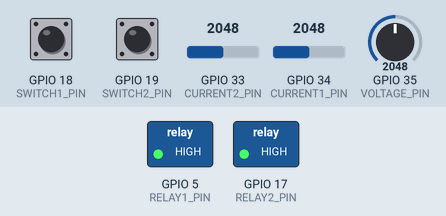
Recording of a sketch running on a simulated ESP32. On the bench: switched loads named in the sketch (green lamp = pin HIGH). The inputs (shaded band) are chosen by the test bench; at power-on: GPIO 18 (SWITCH1_PIN) HIGH, GPIO 19 (SWITCH2_PIN) HIGH, GPIO 33 (CURRENT2_PIN) = 2048, GPIO 34 (CURRENT1_PIN) = 2048, GPIO 35 (VOLTAGE_PIN) = 2048 (analog values on the 0–4095 scale). What the sketch prints to the serial monitor is not drawn.

Above: at 5.0 s.
5.1 s: GPIO 18 (SWITCH1_PIN) pulled LOW for 3.2 s
At 8.2 s:
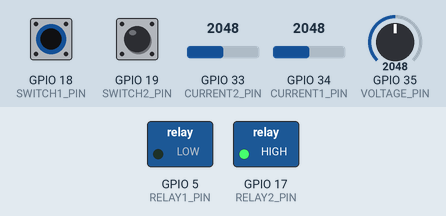
12.3 s: GPIO 19 (SWITCH2_PIN) pulled LOW for 3.2 s
At 14.5 s:
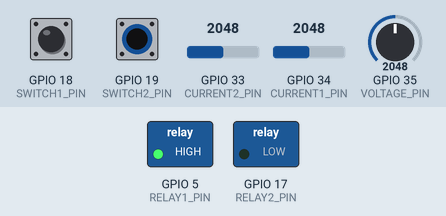
19.2 s: GPIO 18 (SWITCH1_PIN) driven LOW and GPIO 19 (SWITCH2_PIN) driven LOW
At 22.0 s:
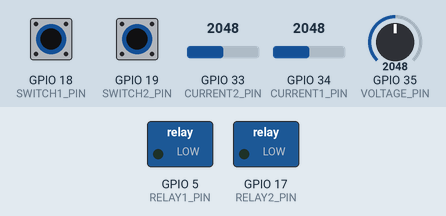
22.5 s: GPIO 18 (SWITCH1_PIN) driven HIGH
At 25.5 s:
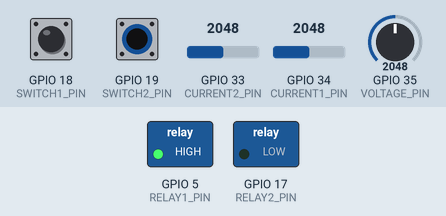
26.4 s: GPIO 18 (SWITCH1_PIN) driven LOW
At 29.9 s:
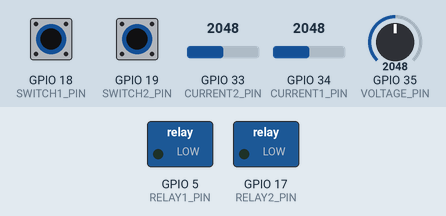
Timing chart, 0 to 31.0 s (numbered marks = the images above; inputs shaded):
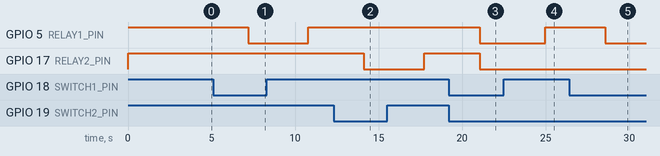

The sketch:

Final_Overall.ino
```cpp
// ==================================================
// SMART ENERGY METER (TOTAL + SESSION + MONTHLY)
// ESP32 + 2x ACS712-30A + ZMPT101B + 2x Relay
// ==================================================

// ---------- PINS ----------
#define VOLTAGE_PIN   35
#define CURRENT1_PIN  34
#define CURRENT2_PIN  33

#define RELAY1_PIN    5
#define RELAY2_PIN    17

#define SWITCH1_PIN   18
#define SWITCH2_PIN   19

// ---------- CONSTANTS ----------
#define SAMPLE_WINDOW_MS 300
#define COST_PER_KWH     10.0   // BDT

// ---------- ACS712 (Empirically calibrated) ----------
float ACS_SCALE_FACTOR = 5.5;   // Calibrated for ESP32 + ACS712-30A
#define CURRENT_DEADZONE 0.02

float ACS1_OFFSET = 0;
float ACS2_OFFSET = 0;

// ---------- ZMPT ----------
float ZMPT_OFFSET = 2738.90;
float VOLTAGE_CAL = 800.0;

// ---------- ENERGY ----------
float totalEnergy_kWh   = 0.0;   // 🔴 Meter reading (never reset)
float sessionEnergy_kWh = 0.0;   // 🟢 Current session
float monthStartEnergy  = 0.0;   // 🔵 Snapshot at month start

unsigned long lastMillis = 0;

// ==================================================
void calibrateACS(int pin, float &offset) {
  long sum = 0;
  for (int i = 0; i < 3000; i++) {
    sum += analogRead(pin);
    delayMicroseconds(200);
  }
  offset = sum / 3000.0;
}

// ==================================================
float readCurrentRMS(int pin, float offset) {
  unsigned long start = millis();
  float sumSq = 0;
  int count = 0;

  while (millis() - start < SAMPLE_WINDOW_MS) {
    float adc = analogRead(pin);
    float v = (adc - offset) * (3.3 / 4095.0);
    sumSq += v * v;
    count++;
  }

  float Irms = sqrt(sumSq / count) / ACS_SCALE_FACTOR;
  if (Irms < CURRENT_DEADZONE) Irms = 0;
  return Irms;
}

// ==================================================
float readVoltageRMS() {
  unsigned long start = millis();
  float sumSq = 0;
  int count = 0;

  while (millis() - start < SAMPLE_WINDOW_MS) {
    float adc = analogRead(VOLTAGE_PIN);
    float v = adc - ZMPT_OFFSET;
    sumSq += v * v;
    count++;
  }

  float vrms_adc = sqrt(sumSq / count);
  float Vrms = (vrms_adc * (3.3 / 4095.0)) * VOLTAGE_CAL;

  if (Vrms < 180 || Vrms > 260) Vrms = 230.0;
  return Vrms;
}

// ==================================================
void setup() {
  Serial.begin(115200);

  pinMode(RELAY1_PIN, OUTPUT);
  pinMode(RELAY2_PIN, OUTPUT);
  pinMode(SWITCH1_PIN, INPUT_PULLUP);
  pinMode(SWITCH2_PIN, INPUT_PULLUP);

  digitalWrite(RELAY1_PIN, HIGH);
  digitalWrite(RELAY2_PIN, HIGH);

  analogReadResolution(12);
  analogSetPinAttenuation(VOLTAGE_PIN, ADC_11db);
  analogSetPinAttenuation(CURRENT1_PIN, ADC_11db);
  analogSetPinAttenuation(CURRENT2_PIN, ADC_11db);

  delay(2000);

  Serial.println("Calibrating ACS712 (NO LOAD)...");
  calibrateACS(CURRENT1_PIN, ACS1_OFFSET);
  calibrateACS(CURRENT2_PIN, ACS2_OFFSET);

  lastMillis = millis();

  Serial.println("===== SYSTEM READY =====");
}

// ==================================================
void loop() {

  bool sw1 = (digitalRead(SWITCH1_PIN) == LOW);
  bool sw2 = (digitalRead(SWITCH2_PIN) == LOW);

  digitalWrite(RELAY1_PIN, sw1 ? LOW : HIGH);
  digitalWrite(RELAY2_PIN, sw2 ? LOW : HIGH);

  float Vrms = readVoltageRMS();

  float I1 = sw1 ? readCurrentRMS(CURRENT1_PIN, ACS1_OFFSET) : 0;
  float I2 = sw2 ? readCurrentRMS(CURRENT2_PIN, ACS2_OFFSET) : 0;

  float P1 = Vrms * I1;
  float P2 = Vrms * I2;
  float totalPower = P1 + P2;

  unsigned long now = millis();
  float hours = (now - lastMillis) / 3600000.0;
  lastMillis = now;

  float deltaEnergy = (totalPower * hours) / 1000.0;

  // -------- ENERGY UPDATE --------
  totalEnergy_kWh   += deltaEnergy;
  sessionEnergy_kWh += deltaEnergy;

  float monthlyEnergy = totalEnergy_kWh - monthStartEnergy;
  float monthlyCost   = monthlyEnergy * COST_PER_KWH;

  // -------- OUTPUT --------
  Serial.println("--------------------------------");
  Serial.print("Voltage : "); Serial.print(Vrms, 1); Serial.println(" V");

  Serial.print("Load-1  : "); Serial.print(P1, 1); Serial.println(" W");
  Serial.print("Load-2  : "); Serial.print(P2, 1); Serial.println(" W");

  Serial.print("TOTAL POWER     : "); Serial.print(totalPower, 1); Serial.println(" W");
  Serial.print("TOTAL ENERGY    : "); Serial.print(totalEnergy_kWh, 4); Serial.println(" kWh");
  Serial.print("SESSION ENERGY  : "); Serial.print(sessionEnergy_kWh, 4); Serial.println(" kWh");
  Serial.print("MONTHLY ENERGY  : "); Serial.print(monthlyEnergy, 4); Serial.println(" kWh");
  Serial.print("MONTHLY BILL    : "); Serial.print(monthlyCost, 2); Serial.println(" BDT");

  delay(3000);
}
```

Measured:
- after the input at 5.1 s, GPIO 5 (RELAY1_PIN): HIGH → LOW after 2.1 s, → HIGH 3.6 s later
- after the input at 12.3 s, GPIO 17 (RELAY2_PIN): HIGH → LOW after 1.8 s, → HIGH 3.6 s later
- after the input at 19.2 s, GPIO 5 (RELAY1_PIN), GPIO 17 (RELAY2_PIN): HIGH → LOW after 1.8 s
- after the input at 22.5 s, GPIO 5 (RELAY1_PIN): LOW → HIGH after 2.5 s
- after the input at 26.4 s, GPIO 5 (RELAY1_PIN): HIGH → LOW after 2.2 s
